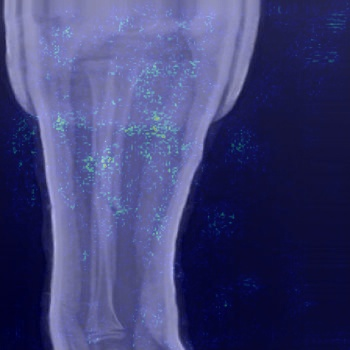
#> input picture front-end-react/src/images/1.jpg, 350 x 350 px; its folder holds only this picture in this run
$ python -i feature.py   (imports and definitions only)
#> lines starting #> are read from the running program, lines starting #| are printed output that depends on the picture; after the words box and inside, x2 and y2 are one past the last pixel; in counts of white or black regions, pixels touching at a corner belong together
#> further down, picture is the input picture: shape (350, 350, 3); mean B, G, R 116.8, 64.1, 62.2
import time
import tensorflow as tf
import numpy as np
import cv2
import os
from tensorflow.keras import layers, models
from sklearn.metrics import classification_report, roc_auc_score, precision_recall_curve, confusion_matrix
from tensorflow.keras.preprocessing.image import ImageDataGenerator
import matplotlib.pyplot as plt
from sklearn.model_selection import train_test_split

import cv2
import numpy as np
from skimage.feature import local_binary_pattern
from skimage.measure import regionprops

# [15 lines left out: function extract_texture_features, not called in this run]


def extract_shape_features(image):
    """
    Extract shape features (e.g., aspect ratio, circularity) from the image.
    """
    # Convert to grayscale and threshold
    gray_image = cv2.cvtColor(image, cv2.COLOR_BGR2GRAY)
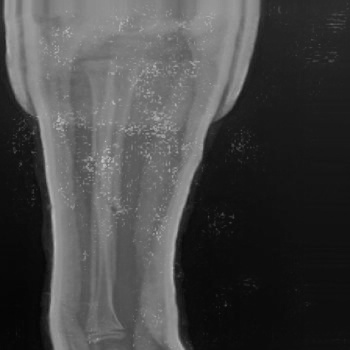
#> gray_image: shape (350, 350); min 5, max 196, mean 69.5
    _, binary_image = cv2.threshold(gray_image, 127, 255, cv2.THRESH_BINARY)
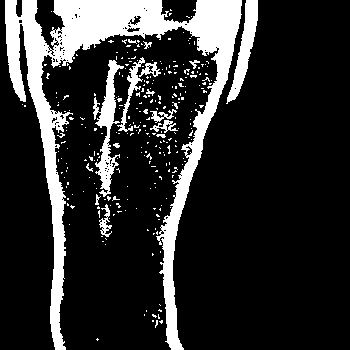
#> binary_image: shape (350, 350); 17.8% white; 284 white regions (268 under 20 px)

    # Find contours
    contours, _ = cv2.findContours(binary_image, cv2.RETR_EXTERNAL, cv2.CHAIN_APPROX_SIMPLE)
#> contours = 284 contours, 275 with area under 20; largest, box (x1, y1, x2, y2) and area: (5, 0, 242, 350) 15952, (93, 60, 124, 197) 1244, (226, 0, 258, 104) 1056, (117, 57, 145, 132) 316, (139, 62, 161, 77) 138

    shape_features = []
    for contour in contours:
        # Get the bounding box of the contour
        x, y, w, h = cv2.boundingRect(contour)

        # Aspect ratio: width / height
        aspect_ratio = float(w) / h

        # Circularity: (4 * pi * area) / (perimeter^2)
        area = cv2.contourArea(contour)
        perimeter = cv2.arcLength(contour, True)
        circularity = (4 * np.pi * area) / (perimeter ** 2) if perimeter != 0 else 0

        shape_features.append([aspect_ratio, circularity])
#> this loop made 284 passes
#> (x, y, w, h, aspect_ratio, area, perimeter, circularity) on pass 37: (99, 204, 13, 33, 0.394, 131.5, 135.8, 0.0896)
#> after the loop, shape_features = 284 pairs, first value 0.2 to 5, second value 0 to 0.809

    # Return the first shape feature (if multiple contours, can select the largest one or combine features)
    return np.mean(shape_features, axis=0) if shape_features else [0, 0]


# Update the load_data function to include texture and shape features
# [103 lines left out: functions load_data_with_features, build_model_with_additional_features, train_model_with_additional_features, not called in this run]

>>> import cv2
>>> picture = cv2.imread('../../front-end-react/src/images/1.jpg')
>>> result = extract_shape_features(picture)
#> result = [1.13, 0.237]

$ run again, on front-end-react/src/images/3.jpg
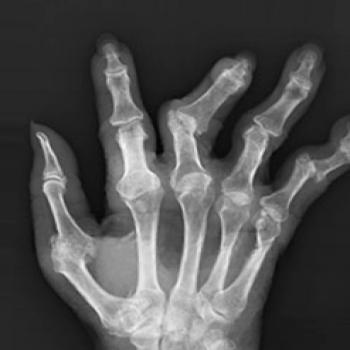
#> input picture front-end-react/src/images/3.jpg, 350 x 350 px
#> picture is the input picture: shape (350, 350, 3); min 1, max 247, mean 80
#> in extract_shape_features, `_, binary_image = cv2.threshold(gray_image, 127, 255, cv2.THRESH_BINARY)`:
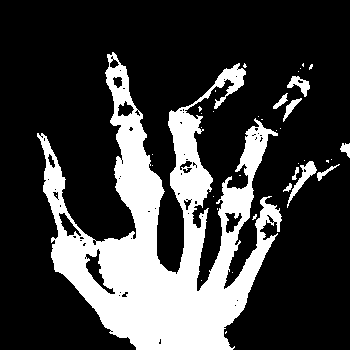
#> binary_image: shape (350, 350); 24.4% white; 37 white regions (28 under 20 px)
#> contours = 36 contours, 27 with area under 20; largest, box (x1, y1, x2, y2) and area: (37, 52, 282, 350) 28988, (287, 161, 317, 208) 282, (287, 76, 310, 97) 190, (283, 98, 302, 122) 108, (340, 143, 350, 158) 70
#> the loop in extract_shape_features, `for contour in contours:` made 36 passes
#> (x, y, w, h, aspect_ratio, area, perimeter, circularity) on passes 7, 9, 11, 13, 18, 27, 28, 30: (283, 183, 9, 9, 1, 25.5, 28.73, 0.388), (292, 167, 7, 13, 0.538, 26.5, 33.9, 0.29), (317, 164, 23, 17, 1.35, 65, 63.6, 0.202), (287, 161, 30, 47, 0.638, 282, 130.4, 0.209), (340, 143, 10, 15, 0.667, 69.5, 45.56, 0.421), (283, 98, 19, 24, 0.792, 108, 65.6, 0.315), (273, 93, 15, 16, 0.938, 69.5, 48.53, 0.371), (287, 76, 23, 21, 1.1, 190.5, 80.18, 0.372)
#> after the loop in extract_shape_features, `for contour in contours:`: shape_features = 36 pairs, first value 0.5 to 2, second value 0 to 0.666
#> result = [0.944, 0.179]
